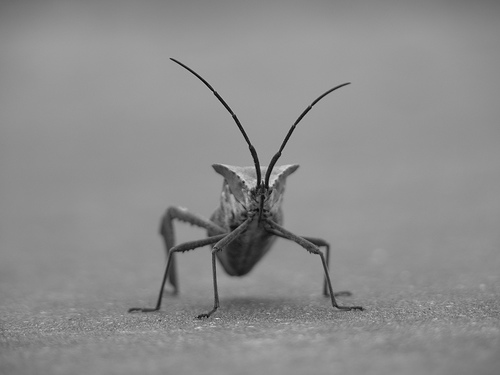
#> input picture image001.png, 500 x 375 px
$ jupyter execute --allow-errors D_data.ipynb
#> lines starting #> are read from the running program, lines starting #| are printed output that depends on the picture; after the words box and inside, x2 and y2 are one past the last pixel; in counts of white or black regions, pixels touching at a corner belong together
# D - Bildebehandling, diffusjon og Prims algoritme

__Tiltenkte studieprogramer:__ BIDATA

__Innleveringsfrist__: 3.mai kl. 12:00

__Innleveringsformat__: en pdf-fil

## Lasting og vise et bilde

Vi kommer til å tenke på et bilde som en numpy array $f$. Verdien i `f[i, j]` inneholder tre flytetall, en for hver av fargene Rød, Grønn og Blå. Dette er et svart hvitt bilde så vi bruker kun en av disse fargene. For å vise et bilde så bruker vi matplotlib.

Vi ser fra informasjonen om bildet at det er 500 x 375 piksler stort. Matrisen vi lager vil da ha samme størrelse.

Velg en av fargekanalene og legg dataene i en 375x500 nparray.

[cell 1]
# Laster inn bildet image001.png
import numpy as np
import matplotlib.pyplot as plt
from PIL import Image

# Leser inn et bilde fra fil
imagePath = "image001.png"
originalImage = Image.open(imagePath).convert("L")  # Konverter til gråtone (L)

# Konverterer bildet til en NumPy-array
picture = np.array(originalImage)

## 1. Gradienten og kantene i et bilde

Vi tenker på bildet som en numerisk tilnærming til en glatt funksjon $z=f(x,y)$. Vi skal regne ut en tilnærming til gradienten til denne funksjonen. Formelen vi bruker
er $$f_x(x,y) \approx \frac{f(x+\Delta x,y) - f(x-\Delta x,y)}{2\cdot \Delta x}$$ hvor $\Delta x = 1$, og tilsvarende for $f_y$.

Merk at vi bare kan regne ut $f_x$ for verdiene $x=1\dots 499$, siden vi bruker verdiene til siden for $x$ i utregningen.

## Oppgave 1

### a)

Regn ut verdiene for $f_x$ og legg dem i en matrise med navn `fx`. Matrisen `fx` har størrelse $500 \times 375$. Verdiene i `fx` skal være $0$ der de ikke er definert.

Tegn deretter bilde til matrisen `fx`.

### b)

Regn ut verdiene for $f_y$ og legg dem i en matrise med navn `fy`. Matrisen `fy` har størrelse $500 \times 375$. Verdiene i `fy` skal være $0$ der de ikke er definert.

Tegn deretter bilde til matrisen `fy`.

### c)

Regn ut lengden til gradienten, det vil si $|\nabla f|$, i hvert punkt og legg dem i en matrise med navn `fgradabs`. Matrisen har størrelse $500\times 375$.
Verdiene skal være $0$ der de ikke er definert.

Tegn bildet som tilhører matrisen `fgradabs`.

### d)

Finn minste og største verdi i matrisen `fgradabs`. Skaler deretter verdiene slik at de ligger mellom $0$ og $1$ og legg resultatet i en matrise med samme navn. Tegn `fgradabs` bildet på nytt. Dere skal ha samme bilde som i c).

### e)

Les igjennom https://en.wikipedia.org/wiki/Edge_detection.

Forklar, med egne ord, hva vi mener når vi snakker om kanter i et bilde. Forklar hvordan gradienten vi har regnet ut kan brukes til å finne kantene i et bilde.

Det er lett å se med det blotte øye hva kantene bør være i akkurat dette bildet (hint: rundt insektet). Vi skal nå prøve ut noen algoritmer som finner disse kantene.

### f)

Les gjennom https://www.w3schools.com/python/numpy/numpy_ufunc_create_function.asp. Dere bør være i stand til å lage din egen `ufunc` etter å ha lest dette. Dere skal også lære dere å bruke `np.vectorize`. Se https://numpy.org/doc/stable/reference/generated/numpy.vectorize.html

La $c$ være et tall mellom $0$ og $1$. Lag en matrise med navn "kanter" som har verdier $0$ hvis verdien på samme plass i `fgradabs` er mindre enn eller lik $c$, og verdier $1$ hvis verdien i `fgradabs` er større enn $c$. Dvs. anvend funksjonen

```
def kutt(x):
    c = 0.5 # du kan prøve å endre på denne verdien
    if x <= c: return 0.0 else: return 1.0
```

på alle elementene `fgradabs`. Gjør dette ved å lage en numpy `ufunc`.

### g)

I oppgave f) lærte du en algoritme for å finne kantene i et bilde. Prøv å finn en passende verdi for $c$ slik at problemet beskrevet i e)
blir løst på en rimelig god måte. Hvordan synes dere algoritmen fungerer på akkurat dette bildet?

##### a) Regn ut verdiene for $f_x$ og legg dem i en matrise med navn `fx`. Matrisen `fx` har størrelse $500 \times 375$. Verdiene i `fx` skal være $0$ der de ikke er definert.Tegn deretter bilde til matrisen `fx`.

[cell 2]
# Task A
def calculate_fx(picture):
    fx = np.zeros_like(picture)
    fx[1:-1, :] = (picture[2:, :] - picture[:-2, :]) / 2
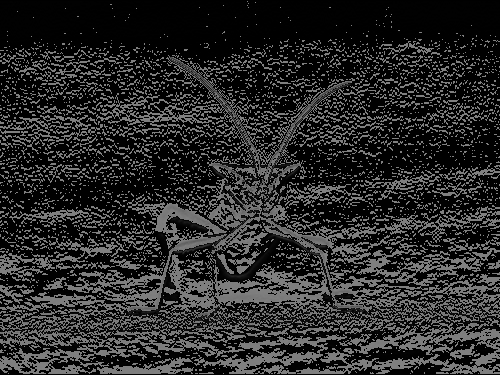
#> fx: shape (375, 500); min 0, max 127, mean 40.5
    return fx

# Beregn og tegn f_x
fx = calculate_fx(picture)
plt.imshow(fx, cmap='gray')
plt.title('Gradient X (Task A)')
plt.colorbar()
plt.show()

##### b) Regn ut verdiene for $f_y$ og legg dem i en matrise med navn `fy`. Matrisen `fy` har størrelse $500 \times 375$. Verdiene i `fy` skal være $0$ der de ikke er definert. Tegn deretter bilde til matrisen `fy`.

[cell 3]
# Task B
def calculate_fy(picture):
    fy = np.zeros_like(picture)
    fy[:, 1:-1] = (picture[:, 2:] - picture[:, :-2]) / 2
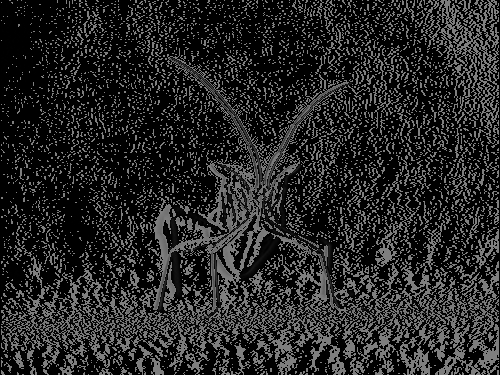
#> fy: shape (375, 500); min 0, max 127, mean 37.3
    return fy

# Beregn og tegn f_y
fy = calculate_fy(picture)
plt.imshow(fy, cmap='gray')
plt.title('Gradient X (Task B)')
plt.colorbar()
plt.show()

##### c) Regn ut lengden til gradienten, det vil si $|\nabla f|$, i hvert punkt og legg dem i en matrise med navn `fgradabs`. Matrisen har størrelse $500\times 375$. Verdiene skal være $0$ der de ikke er definert.

[cell 4]
# Task C
fgradabs = np.sqrt(fx**2 + fy**2)

plt.imshow(fgradabs, cmap='gray')
plt.title('|∇f| (Task C)')
plt.colorbar()
plt.show()

##### d) Finn minste og største verdi i matrisen `fgradabs`. Skaler deretter verdiene slik at de ligger mellom $0$ og $1$ og legg resultatet i en matrise med samme navn. Tegn `fgradabs` bildet på nytt. Dere skal ha samme bilde som i c).

[cell 5]
# Task D
fgradabs = (fgradabs - fgradabs.min()) / (fgradabs.max() - fgradabs.min())

plt.imshow(fgradabs, cmap='gray')
plt.title('Skalert |∇f| (Task D)')
plt.colorbar()
plt.show()

##### e) Les igjennom https://en.wikipedia.org/wiki/Edge_detection. Forklar, med egne ord, hva vi mener når vi snakker om kanter i et bilde. Forklar hvordan gradienten vi har regnet ut kan brukes til å finne kantene i et bilde. Det er lett å se med det blotte øye hva kantene bør være i akkurat dette bildet (hint: rundt insektet). Vi skal nå prøve ut noen algoritmer som finner disse kantene.

##### f) Les gjennom https://www.w3schools.com/python/numpy/numpy_ufunc_create_function.asp. Dere bør være i stand til å lage din egen `ufunc` etter å ha lest dette. Dere skal også lære dere å bruke `np.vectorize`. Se https://numpy.org/doc/stable/reference/generated/numpy.vectorize.html

##### La $c$ være et tall mellom $0$ og $1$. Lag en matrise med navn "kanter" som har verdier $0$ hvis verdien på samme plass i `fgradabs` er mindre enn eller lik $c$, og verdier $1$ hvis verdien i `fgradabs` er større enn $c$. Dvs. anvend funksjonen

 ```
def kutt(x):
    c = 0.5 # du kan prøve å endre på denne verdien
    if x <= c: return 0.0 else: return 1.0
```
på alle elementene `fgradabs`. Gjør dette ved å lage en numpy `ufunc`.

[cell 6]
# Task F
def kutt(x):
    c = 0.1
    return 0.0 if x <= c else 1.0

kutt_ufunc = np.vectorize(kutt)

kanter = kutt_ufunc(fgradabs)
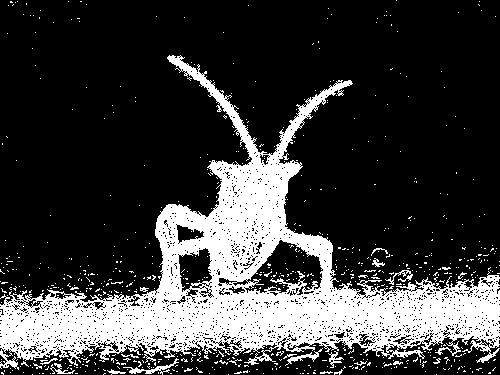
#> kanter: shape (375, 500) float64; values 0 (black) and 1 (white), 23.6% white; 678 white regions (657 under 20 px), largest, box (x1, y1, x2, y2) and area: (0, 55, 500, 370) 41406, (123, 358, 179, 375) 205, (285, 348, 323, 366) 147

plt.imshow(kanter, cmap='gray')
plt.title('Kanter (Task F)')
plt.colorbar()
plt.show()
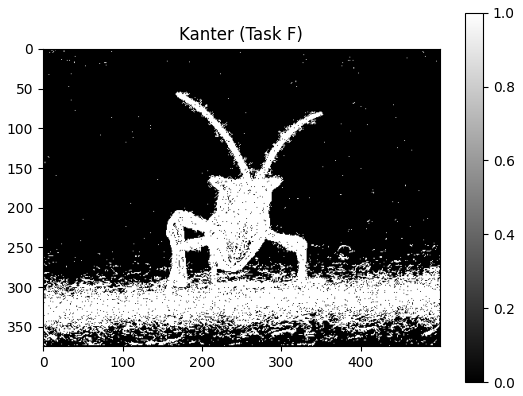
#> figure drawn by matplotlib, 2 panels


def test_thresholds(fgradabs, thresholds):
    n = len(thresholds)
    if n == 1:
        fig, ax = plt.subplots(figsize=(5, 5))
        axes = [ax]
    else:
        fig, axes = plt.subplots(1, n, figsize=(n*5, 5))

    for ax, c in zip(axes, thresholds):
        edges = np.where(fgradabs > c, 1.0, 0.0)
        ax.imshow(edges, cmap='gray')
        ax.set_title(f'Threshold c={c}')
        ax.axis('off')

    plt.tight_layout()
    plt.show()

thresholds = [0.3, 0.4, 0.5]
test_thresholds(fgradabs, thresholds)

## 2. Diffusjon og endringer i tid

Vi kommer til å se at gradient-metoden kan forbedres ved å bruke en diffusjon på bildet til å glatte ut og fjerne støy i bildet. Vi skal regne ut en sekvens av bilder $F(x,y,t)$ for
stigende verdier av $t$.

Ficks lover (https://no.wikipedia.org/wiki/Ficks_diffusjonslover) forklarer diffusjon som en bevaringslov med en spesielle type fluks.

En bevaringslov i en dimensjon tar formen

$$
\frac{\partial F}{\partial t} + \frac{\partial J}{\partial x} = 0,
$$

hvor $J(F,x,t)$ er fluks av stoffet $F$. Formen til $J$ bestemmes ut fra en fysisk modell. Noen viktiger eksempler:

1. $J = aF$ hvor $a$ er en konstant.
2. $J = aF^2$.
3. $J = a\frac{\partial F}{\partial x}$

I flere situasjoner har vi til og med en kombinasjon av alle 3, dvs

$$
J = a_1 F + a_2 F^2 + a_3\frac{\partial F}{\partial x}
$$

## Oppgave 2:

### a)
Ficks først diffusjonslov sier at $J$ tar en av formene over. Hvilken?

### b)
Ficks andre diffusjonslov gir ligningen som følger fra $J$ og bevaringsloven. Hva blir den?

### c)
Hva representerer isåfall flukser av type 1 og 2? Oppgi situasjoner vår de ville vært passende.

### d)
Hva med den siste muligheten, dvs en summen av alle tre? Når gjelder den? Tror du at systemet vil oppføre seg mest som 1, 2 eller 3? Eller kommer det an på andre faktorer?

### e)
Forklar hvorfor en bevaringslov for et stoff $F(x,y,t)$ med 2 dimensjoner tar formen

$$
\frac{\partial F}{\partial t} + \frac{\partial I}{\partial x} + \frac{\partial J}{\partial y}= 0,
$$

hvor fluksen $\vec{J} = (I, J)$ oppgis i henholdsvis $x$- og $y$-retningene.

<pre><b>   a) Ficks først diffusjonslov sier at $J$ tar en av formene over. Hvilken? </b> </pre>

Ficks første diffusjonslov beskriver forholdet mellom diffusjonstrøm (fluks) og konsentrasjongradienten. Den antar at fluksen flytter fra områder med høy konsentrasjon til områder med lav konsentrasjon, med en størrelse som er proporsjonal med konsentrasjongradienten (som sier noe om hvordan konsentrasjonen av eet stoff endrer seg over et område).
Ficks første diffusjonslov sier at fluksen $J$ er proporsjonal med den negative gradienten til konsentrasjonen.
Basert på dette, er den mest sannsynlige formen for $J$ i Ficks første diffusjonslov:


$$
J = -a \frac{\partial F}{\partial x}
$$

($a$ er diffusjonskoeffisienten, og $F$ er konsentrasjonen av stoffet)

<pre><b> b) Ficks andre diffusjonslov gir ligningen som følger fra $J$ og bevaringsloven. Hva blir den? </b> </pre>

Ficks andre diffusjonslov utledes ved å kombinere $J$ med bevaringsloven. Ficks andre diffusjonslov er en partiell differensiallikning som beskriver hvordan konsentrasjonen endrer seg over tid i forhold til diffusjonen. Ligningen er:
$$
\frac{\partial F}{\partial t} = a \frac{\partial^2 F}{\partial x^2}
$$

($a$ er diffusjonskoeffisienten og $F$ er konsentrasjonen av stoffet).

<pre><b> c) Hva representerer flukser av type 1 og 2? Oppgi situasjoner der de ville vært passende. </b> </pre>

Flukser av typen 1 ($J = aF$) representerer en lineær diffusion hvor fluksen er direkte proporsjonal med konsentrasjonen. Dette er vanlig i mange naturlige prosesser, for eksempel i atmosfæriske forhold der partikler diffusjonerer basert på deres konsentrasjon. Generelt sett er situasjoner hvor type 1-fluksen er passende inkluderer lineær diffusjon av et stoff gjennom et medium med konstant konsentrasjon.

Flukser av typen 2 ($J = aF^2$) representerer en ikke-lineær diffusion hvor fluksen er proporsjonal med kvadratet av konsentrasjonen. Dette kan observeres i mange biologiske systemer, for eksempel i biologiske systemer (cellekulturer eller levesteder), miljøvariabler (lufttrykk eller temperatur).

<pre><b> d) Hva med den siste muligheten, dvs summen av alle tre? Når gjelder den? Tror du at systemet vil oppføre seg mest som  1,  2 eller  3? Eller kommer det an på andre faktorer?</b> </pre>

Kombinasjonen av alle tre typer flukser ($J = a_1 F + a_2 F^2 + a_3\frac{\partial F}{\partial x}$) vil kunne representere mer komplekse systemer hvor diffusjonen er påvirket av både konsentrasjonen selv, dens gradiens, og andre fysiske egenskaper. Dette kan være relevant i systemer med komplekse kjemiske reaksjoner eller når diffusjonen er betinget av forskjellige mekanismer. Hvilken av de tre typene som er mest relevant vil være avhengig av spesifikke detaljer om systemet, for eksempel diffusjonskoeffisienten, konsentrasjonen av stoffet, og eventuelle andre påvirkende faktorer som strømning, reaksjoner, kinetikk, termodynamikk, og om det er homogene eller heterogene medium osv.

<pre><b> e) Forklar hvorfor en bevaringslov for et stoff $F(x,y,t)$ med 2 dimensjoner tar formen

$$
\frac{\partial F}{\partial t} + \frac{\partial I}{\partial x} + \frac{\partial J}{\partial y}= 0,
$$

hvor fluksen $\vec{J} = (I, J)$ oppgis i henholdsvis $x$- og $y$-retningene.</b> </pre>

I et todimensjonelt system er bevaringsloven for et stoff $F(x,y,t)$ utvidet for å inkludere begge retninger for diffusjon. Fluksen $\vec{J}$ er en vektor som representerer strømmen av stoffet i begge retninger, med $I$ for $x$-retningen og $J$ for $y$-retningen. Bevaringsloven sikrer at den totale fluksen av stoffet, enten vertikal eller horisontal, er lik den totale endringen i konsentrasjonen over tid. Dette er et resultat av fysisk begrensning: Stoffet kan ikke oppstå eller forsvinne, men bare flytte fra ett sted til et annet.

## 3. Diffusjon på bilde

Vi lar endringen av gråfargen med hensyn på $t$ være gitt ved

$$
F_t = I_x + J_y,
$$

hvor $I = g\cdot F_x$ og $J=g\cdot F_y$, og $g$ er konstanten $1$ i denne
oppgaven.

Vi får altså

$$F_{t} = g \cdot \Delta F$$
hvor $$\Delta F = F_{xx} + F_{yy}.$$

Vi skal starte med bildet over, slik at vi har initialverdibetingelsen $$F(x,y,0)=f(x,y).$$

Vi ønsker ikke at fargen skal gå ut eller komme inn i bildet, slik at vi trenger betingelsen $F_x = 0$ for venstre og høyre kant i bildet, og $F_y=0$ for
øvre og nedre kant i bildet. Merk at utregningen av de partiellderiverte i forrige oppgave tilfredstiller disse to betingelsene.

Vi bruker forlengs Euler for integrasjonen. Ved steg $t$ så har vi

$$\frac{F(x,y,t+\Delta t) - F(x,y,t)}{\Delta t} \approx F_{xx}(x,y,t) + F_{yy}(x,y,t),$$

det vil si vi får oppdateringen

$$F(x,y,t+\Delta t) = F(x,y,t) + \Delta t \cdot (F_ {xx}(x,y,t) + F_{yy}(x,y,t))$$

som vi gjennomfører et gitt antall ganger.

Faktoren $\Delta F = F_{xx} + F_{yy}$ må tilnærmes numerisk. Vi bruker

$$F_{xx}(x,y,t) \approx \frac{F_x(x+\Delta x,y,t) - F_x(x-\Delta x,y,t)}{2\Delta x}$$
og tilsvarende for $F_{yy}$.

Vi må ha steg $\Delta t$ som er små nok. Dere kan eksperimentere med ulike verdier, hvor dere starter med $\Delta t = 0.5$.

## Oppgave 3

### a)

Implementer integrasjonen beskrevet over og vis bildene som lages.

### b)

Eksperimenter med ulike antall oppdateringer og ulike verdier for $\Delta t$ i a). Beskriv hva du observerer.

### c)

Gjennomfør analysen fra Oppgave 1 for bildet som blir generert fra a). Prøv å finn en god kombinasjon av verdier for $c$, $\Delta t$ og antall oppdateringer slik at
algoritmen fra Oppgave 1 kombinert med det diffuserte bilde gir en rimelig god beskrivelse av kantene i bildet.

$$
F_t = I_x + J_y,
$$

$$F_{t} = g \cdot \Delta F$$
$$\Delta F = F_{xx} + F_{yy}.$$

##### a) Implementerer integrasjonen beskrevet over og viser bildene som lages

[cell 7]
g = 1.0
# Endrer disse to verdiene i 3b:
deltaT = 0.5
numUpdates = 100


# Funksjon for å beregne Fxx og Fyy numerisk
def calculateSecondDerivative(F, deltaX):
    Fx = (np.roll(F, shift=-1, axis=0) - np.roll(F, shift=1, axis=0)) / (2 * deltaX)
    Fy = (np.roll(F, shift=-1, axis=1) - np.roll(F, shift=1, axis=1)) / (2 * deltaX)

    Fxx = (np.roll(Fx, shift=-1, axis=0) - np.roll(Fx, shift=1, axis=0)) / (2 * deltaX)
    Fyy = (np.roll(Fy, shift=-1, axis=1) - np.roll(Fy, shift=1, axis=1)) / (2 * deltaX)

    return Fxx, Fyy


# Forlengs Euler-integrasjon
def ForwardEuler(intensityF, deltaT, numUpdates, deltaX):
#> called with deltaT = 0.5, numUpdates = 100, deltaX = 1
    for _ in range(numUpdates):
        Fxx, Fyy = calculateSecondDerivative(intensityF, deltaX)
        deltaF = Fxx + Fyy
        intensityF = intensityF + deltaT * g * deltaF

        # Boundary conditions
        intensityF[:, 0] = intensityF[:, 1]
        intensityF[:, -1] = intensityF[:, -2]
        intensityF[0, :] = intensityF[1, :]
        intensityF[-1, :] = intensityF[-2, :]
#> this loop made 100 passes
#> pass 1, in calculateSecondDerivative, `Fxx = (np.roll(Fx, shift=-1, axis=0) - np.roll(Fx, shift=1, axis=0)) /..`:
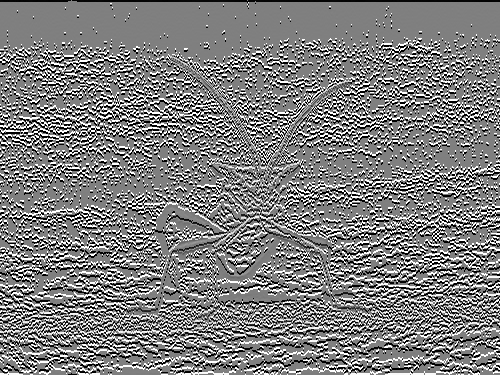
#> Fxx: shape (375, 500) float64; min -63.75, max 63.75, mean 0; drawn with min black and max white
#> pass 1, in calculateSecondDerivative, `Fyy = (np.roll(Fy, shift=-1, axis=1) - np.roll(Fy, shift=1, axis=1)) /..`:
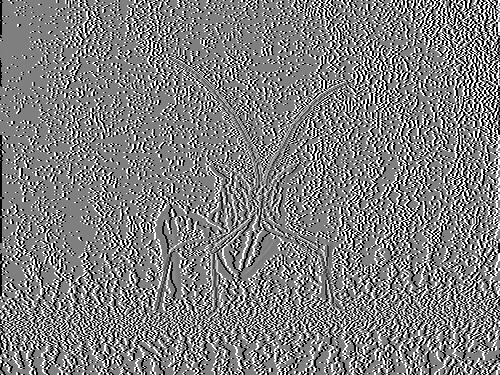
#> Fyy: shape (375, 500) float64; min -63.75, max 63.75, mean 0; drawn with min black and max white

    return intensityF


# Oppgave 3a: Initialisering av bilde og integrasjon
def createAndShowImage(f, deltaT, numUpdates):
    resultF = ForwardEuler(f, deltaT, numUpdates, 1.0)

    # Viser det integrerte bildet
    plt.imshow(resultF, cmap='gray')
    plt.title(f"Integrert bilde med Δt = {deltaT}, Oppdateringer = {numUpdates}")
    plt.axis('off')  # Fjerne aksene for en renere visning
    plt.show()

createAndShowImage(picture, deltaT, numUpdates)

##### b) Eksperimenterer med antall ulike oppdateringer og ulike verdier for t. Beskriv hva du observerer.

[cell 8]
g = 1.0
# Endrer disse to verdiene i 3b:
deltaT = 0.5
numUpdates = 100


createAndShowImage(picture, deltaT=0.1, numUpdates=100)
#> the loop in ForwardEuler (call 2), `for _ in range(numUpdates):` made 100 passes
#> pass 1, in ForwardEuler (call 2), `deltaF = Fxx + Fyy`:
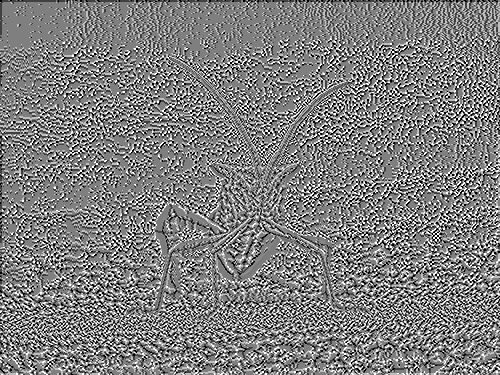
#> deltaF: shape (375, 500) float64; min -127.5, max 127.5, mean 0; drawn with min black and max white
#> pass 1, in ForwardEuler (call 2), `intensityF = intensityF + deltaT * g * deltaF`:
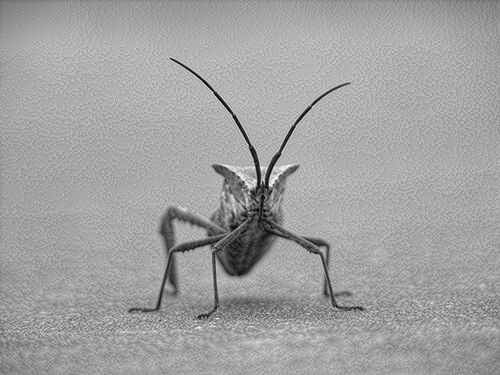
#> intensityF: shape (375, 500) float64; min -1.62, max 222.7, mean 140.5; drawn with min black and max white
createAndShowImage(picture, deltaT=0.01, numUpdates=100)
createAndShowImage(picture, deltaT=1, numUpdates=100)
#> the loop in ForwardEuler (call 4), `for _ in range(numUpdates):` made 100 passes
#> pass 1, in ForwardEuler (call 4), `intensityF = intensityF + deltaT * g * deltaF`:
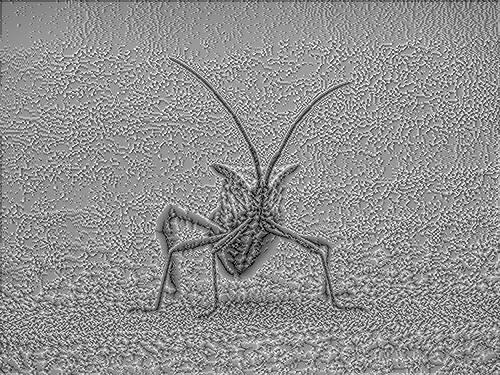
#> intensityF: shape (375, 500) float64; min -101.2, max 322.5, mean 140.5; drawn with min black and max white
#> pass 2, in calculateSecondDerivative (call 302), `Fy = (np.roll(F, shift=-1, axis=1) - np.roll(F, shift=1, axis=1)) / (2..`:
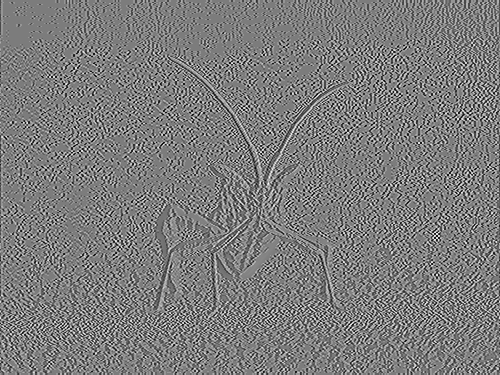
#> Fy: shape (375, 500) float64; min -158.4, max 166.5, mean 0; drawn with min black and max white
createAndShowImage(picture, deltaT=5, numUpdates=100)
#> (the rest of the program and of its run is left out)
